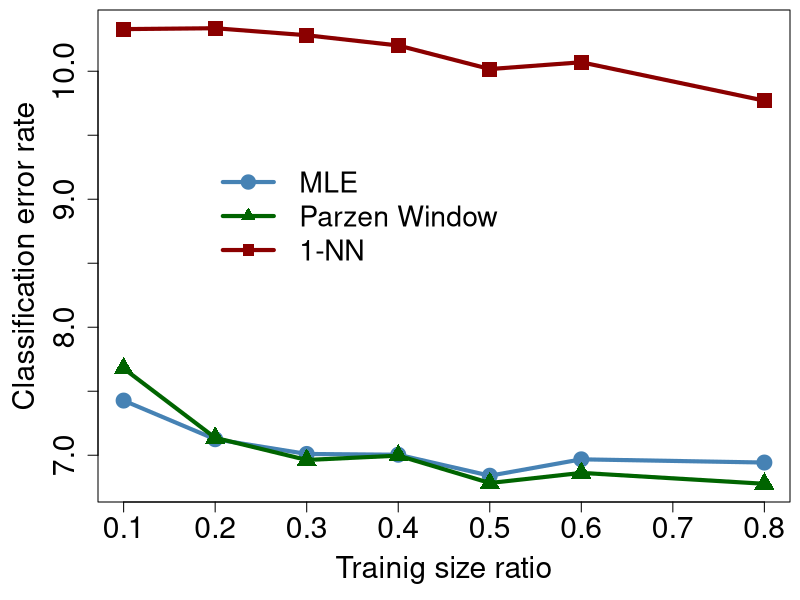

This chart was generated by the following R code:


d<- read.table("learning_curve.txt")

miny <- min(d[,3:5])
maxy <- max(d[,3:5])

svg("learning_curve.1.svg")
par(mar=c(4.9, 4.9, 0.5, 0.5))


plot(d$V2, d$V3, col="steelblue", pch=19, xlab="Trainig size ratio", ylab="Classification error rate", cex.axis=1.8, cex.lab=1.8, ylim=c(miny, maxy), cex=2)
lines(d$V2, d$V3, col="steelblue", pch=19, lwd=4)> points(d$V2, d$V4, col="green", pch=17, cex=2, lwd=4)

points(d$V2, d$V4, col="darkgreen", pch=17, cex=2, lwd=4)
lines(d$V2, d$V4, col="darkgreen", pch=17, cex=2, lwd=4)

points(d$V2, d$V5, col="darkred", pch=15, cex=2, lwd=4)
lines(d$V2, d$V5, col="darkred", pch=15, cex=2, lwd=4)

legend(x=0.2, y=9.4, col=c("steelblue", "darkgreen", "darkred"), lwd=4, pch=c(19, 17, 15), pt.cex=1.5, legend=c("MLE", "Parzen Window", "1-NN"), box.col="white", box.lwd=0, cex=1.7)

dev.off()
